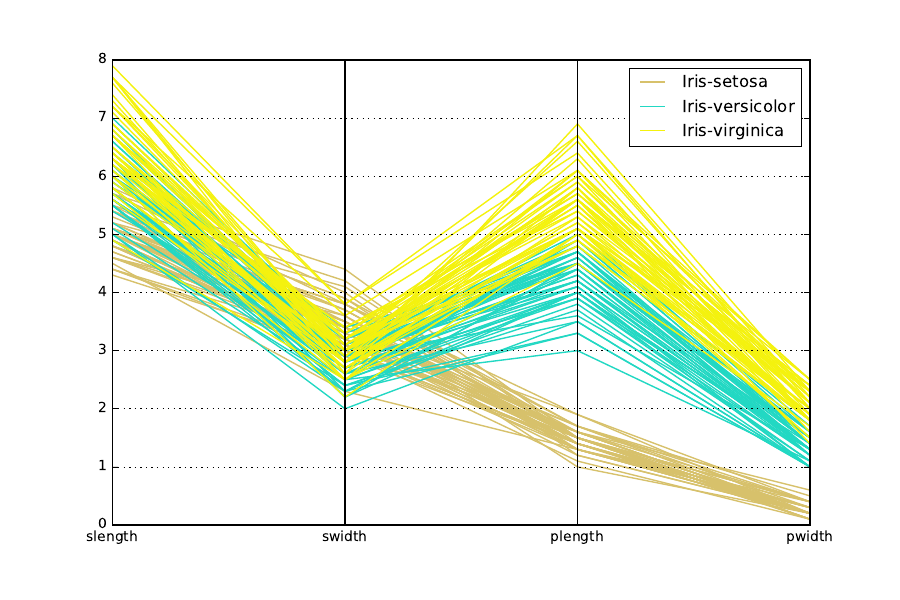

Reproduce this figure in Python.
import matplotlib.pyplot as plt
import pandas as pd
from pandas.tools.plotting import parallel_coordinates

data = pd.read_csv('iris.data')
plt.figure(figsize=(9,6))
parallel_coordinates(data,'class')
plt.savefig('parallelplot.pdf')